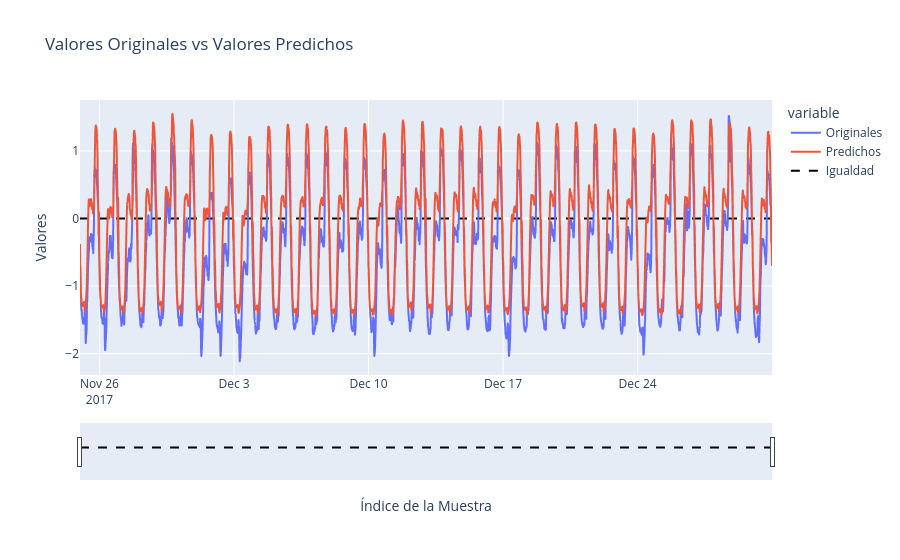

Notebook code cell kept with this figure:
### Code cell
# Crea un DataFrame con los datos originales y los predichos
df = pd.DataFrame({'Originales': valY.flatten(), 'Predichos': prediccionGRU.flatten()})
df.index = val_date

fecha_inicio = df.index[0]
fecha_fin = df.index[-1]


fig = px.line(df, title='Valores Originales vs Valores Predichos')
fig.update_xaxes(rangeslider_visible=True, title='Índice de la Muestra', range=[fecha_inicio, fecha_fin])
fig.update_yaxes(title='Valores')


fig.add_trace(go.Scatter(x=df.index, y=[0] * len(df), mode='lines', name='Igualdad', line=dict(color='black', dash='dash')))
dfGRU =df
fig.show()

### Figure 1 — Plotly figure (JSON) as saved in the notebook; plotly's stock layout.template omitted (floating-point values rounded to 4 significant figures; data arrays with more than 128 entries replaced by an {"elided": "..."} marker saying what was removed)
{"data": [{"hovertemplate": "variable=Originales<br>index=%{x}<br>value=%{y}<extra></extra>", "legendgroup": "Originales", "line": {"color": "#636efa", "dash": "solid"}, "marker": {"symbol": "circle"}, "mode": "lines", "name": "Originales", "showlegend": true, "type": "scattergl", "x": {"elided": "5186 str values"}, "xaxis": "x", "y": {"elided": "5186 float values"}, "yaxis": "y"}, {"hovertemplate": "variable=Predichos<br>index=%{x}<br>value=%{y}<extra></extra>", "legendgroup": "Predichos", "line": {"color": "#EF553B", "dash": "solid"}, "marker": {"symbol": "circle"}, "mode": "lines", "name": "Predichos", "showlegend": true, "type": "scattergl", "x": {"elided": "5186 str values"}, "xaxis": "x", "y": {"elided": "5186 float values"}, "yaxis": "y"}, {"line": {"color": "black", "dash": "dash"}, "mode": "lines", "name": "Igualdad", "type": "scatter", "x": {"elided": "5186 str values"}, "y": {"elided": "5186 int values"}}], "layout": {"legend": {"title": {"text": "variable"}, "tracegroupgap": 0}, "title": {"text": "Valores Originales vs Valores Predichos"}, "xaxis": {"anchor": "y", "domain": [0, 1], "range": ["2017-11-24T23:40:00", "2017-12-30T23:50:00"], "rangeslider": {"visible": true}, "title": {"text": "Índice de la Muestra"}}, "yaxis": {"anchor": "x", "domain": [0, 1], "title": {"text": "Valores"}}}}
